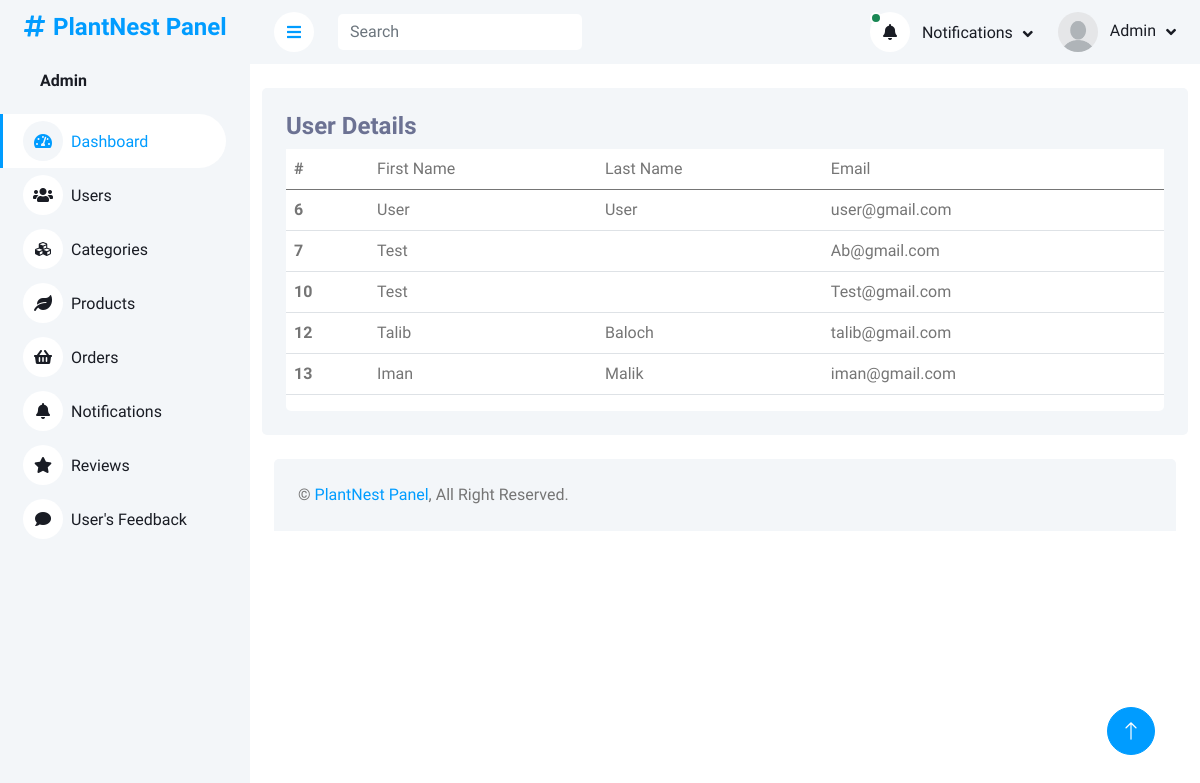
Page /adminPanel/users.php (signed in) on the committed database.
### tables this page shows
CREATE TABLE `users` (
  `userID` int(11) NOT NULL,
  `firstName` varchar(225) DEFAULT NULL,
  `lastName` varchar(225) DEFAULT NULL,
  `userEmail` varchar(225) NOT NULL,
  `userPassword` varchar(225) DEFAULT NULL
);

### adminPanel/users.php (the view, shortened to what this page needs)
<?php
include_once('header_admin.php')
?>
<div class="container pt-4">
    <div class="bg-light rounded p-4">
        <div class="row">
            <div class="col-12">
                <div class="bg-white rounded h-100 ">
                    <div class="d-flex bg-light justify-content-between">
                        <h4>User Details  </h4>
                    </div>
                    <div class="table-responsive bg- ">
                        <table class="table">
                            <thead>
                                <tr>
                                    <th scope="col">#</th>
                                    <td>First Name</td>
                                    <td>Last Name</td>
                                    <td>Email </td>
                                </tr>
                            </thead>
                            <tbody>
                                <?php
                        $query = $pdo->query("SELECT * FROM users");
                        $result = $query->fetchAll(PDO::FETCH_ASSOC);
                        foreach($result as $row){
                        ?>
                                <tr class="tr-row">
                                    <th scope="row">
                                        <?php echo $row['userID'] ?>
                                    </th>
                                    <td>
                                        <?php echo ucfirst($row['firstName']) ?>
                                    </td>
                                    <td>
                                        <?php echo ucfirst($row['lastName'] )?>
                                    </td>
                                    <td>
                                        <?php echo $row['userEmail'] ?>
                                    </td>
                                </tr>
                                <?php
                        };
                                       ?>
                            </tbody>
                        </table>
                    </div>
                </div>
            </div>
        </div>
    </div>
</div>
<?php
include('footer.php')
?>

### adminPanel/header_admin.php (shortened to what this page needs)
<?php
include("php/query.php");
?>
<!DOCTYPE html>
<html lang="en">
<head>
    <link href="https://cdnjs.cloudflare.com/ajax/libs/font-awesome/5.10.0/css/all.min.css" rel="stylesheet">
    <link href="https://cdn.jsdelivr.net/npm/bootstrap-icons@1.4.1/font/bootstrap-icons.css" rel="stylesheet">
    <link href="lib/owlcarousel/assets/owl.carousel.min.css" rel="stylesheet">
    <link href="lib/tempusdominus/css/tempusdominus-bootstrap-4.min.css" rel="stylesheet" />
    <link href="css/bootstrap.min.css" rel="stylesheet">
    <link href="css/style.css" rel="stylesheet">
</head>
<body>
    <div class="container-xxl position-relative bg-white d-flex p-0">
        <div class="sidebar pe-4 pb-3">
            <nav class="navbar bg-light navbar-light">
                <a href="index.php" class="navbar-brand mx-4 mb-3">
                    <div>
                    <h4 class="text-primary"><i class="fa fa-hashtag me-2"></i>PlantNest Panel</h4>
                    </div>
                </a>
                <div class="d-flex align-items-center ms-4 mb-4">
                    <div class="ms-3">
                    <?php
                                 if(isset($_SESSION['Admin'])){
                                    $admin = $_SESSION['Admin'];
                                 foreach($admin as $value){
                                    $U_ID =   $value['adminID'];
                                  $query = $pdo->prepare("SELECT * FROM admins WHERE adminID = :iD ");
                                  $query->bindParam(':iD',  $U_ID);
                                  $query->execute();
                                  $result = $query->fetch(PDO::FETCH_ASSOC);
                        ?>
                         <h6 class="mb-0">
                             <span><?php echo ucfirst($result['adminName'])?></span>
                            </h6>
</span>    <?php
                      };
                    }
                        ?>
                    </div>
                </div>
                <div class="navbar-nav w-100">
                <a href="index.php" class="nav-item nav-link active"><i class="fa fa-tachometer-alt me-2"></i>Dashboard</a>
                    <a href="users.php" class="nav-item nav-link "><i class="fa fa-users me-2"></i>Users</a>
                    <a href="category.php" class="nav-item nav-link"><i class="fa fa-cubes me-2"></i>Categories</a>
                    <a href="products.php" class="nav-item nav-link"><i class="fa fa-leaf me-2"></i>Products</a>
                    <a href="orders.php" class="nav-item nav-link"><i class="fa fa-shopping-basket me-2"></i>Orders</a>
                    <a href="notifications.php" class="nav-item nav-link"><i class="fa fa-bell me-2"></i>Notifications</a>
                    <a href="reviews.php" class="nav-item nav-link"><i class="fa fa-star me-2"></i>Reviews</a>
                    <a href="feedback.php" class="nav-item nav-link"><i class="fa fa-comment me-2"></i>User's Feedback</a>
                </div>
            </nav>
        </div>
        <div class="content">
            <nav class="navbar navbar-expand bg-light navbar-light sticky-top px-4 py-0">
                <a href="#" class="sidebar-toggler flex-shrink-0">
                    <i class="fa fa-bars"></i>
                </a>
                <form class=" d-none d-md-flex ms-4">
                    <input id="taskFilter" name="search-query" class="taskFilter form-control border-0" type="search"
                        placeholder="Search">
                </form>
                <div class="navbar-nav align-items-center ms-auto">
                    <div class="nav-item dropdown">
                        <?php
                            $query = $pdo->query("SELECT * from final_order  INNER JOIN  users on
                            final_order.user_id = users.userID    where orderStatus	 = 'pending'  LIMIT 2");
                        $result = $query->fetchAll(PDO::FETCH_ASSOC);
                        if (empty($result)) {
                            ?>
                            <a href="#" class="nav-link dropdown-toggle " data-bs-toggle="dropdown">
                                <i class="fa fa-bell me-lg-2">
                                </i>
                                <span class="d-none d-lg-inline-flex">Notifications</span>
                            </a>
                            <?php
                        } else {
                            ?>
                            <a href="#" class="nav-link dropdown-toggle " data-bs-toggle="dropdown">
                                <i class="fa fa-bell me-lg-2 position-relative">
                                    <div
                                        class="bg-success rounded-circle border border-2 border-white position-absolute top-0 start-0 p-1">
                                    </div>
                                </i>
                                <span class="d-none d-lg-inline-flex">Notifications</span>
                            </a>
                            <?php
                        } ?>
                    </div>
                    <div class="nav-item dropdown">
                        <a href="#" class="nav-link dropdown-toggle" data-bs-toggle="dropdown">
                        <?php
                                 if(isset($_SESSION['Admin'])){
                                    $admin = $_SESSION['Admin'];
                                 foreach($admin as $value){
                                    $U_ID =   $value['adminID'];
                                  $query = $pdo->prepare("SELECT * FROM admins WHERE adminID = :iD ");
                                  $query->bindParam(':iD',  $U_ID);
                                  $query->execute();
                                  $result = $query->fetch(PDO::FETCH_ASSOC);
                              if($result['adminImage']){
                        ?>
                        <img class="rounded-circle me-lg-2" src="img/<?php echo $result['adminImage'] ?>" alt="" style="width: 40px; height: 40px;">
                            <?php
                              }else if(empty($result['adminImage'])){
                                ?>
                        <img class="rounded-circle me-lg-2" src="img/user.jpg" alt="" style="width: 40px; height: 40px;">
                                <?php
                              }
                            ?>
                                <span class="d-none d-lg-inline-flex">
                                    <?php echo ucfirst($result['adminName']) ?>
                                </span>
                                <?php
                            }
                        }
                            ?>
                        </a>
                    </div>
                </div>
            </nav>

### adminPanel/css/style.css (style rules this page uses)
:root { --primary: #009CFF; --light: #F3F6F9; --dark: #191C24; }
.sidebar { position: fixed; top: 0; left: 0; bottom: 0; width: 250px; height: 100vh; overflow-y: auto; background: var(--light); transition: 0.5s; z-index: 999; }
.content { margin-left: 250px; min-height: 100vh; background: #FFFFFF; transition: 0.5s; }
@media (min-width: 992px) { .sidebar { margin-left: 0; } }
@media (min-width: 992px) { .content { width: calc(100% - 250px); } }
.sidebar .navbar .navbar-nav .nav-link { padding: 7px 20px; color: var(--dark); font-weight: 500; border-left: 3px solid var(--light); border-radius: 0 30px 30px 0; outline: none; }
.sidebar .navbar .navbar-nav .nav-link:hover, .sidebar .navbar .navbar-nav .nav-link.active { color: var(--primary); background: #FFFFFF; border-color: var(--primary); }
.sidebar .navbar .navbar-nav .nav-link i { width: 40px; height: 40px; display: inline-flex; align-items: center; justify-content: center; background: #FFFFFF; border-radius: 40px; }
.sidebar .navbar .navbar-nav .nav-link:hover i, .sidebar .navbar .navbar-nav .nav-link.active i { background: var(--light); }
.content .navbar .navbar-nav .nav-link { margin-left: 25px; padding: 12px 0; color: var(--dark); outline: none; }
.content .navbar .sidebar-toggler, .content .navbar .navbar-nav .nav-link i { width: 40px; height: 40px; display: inline-flex; align-items: center; justify-content: center; background: #FFFFFF; border-radius: 40px; }
.content .navbar .dropdown-toggle::after { margin-left: 6px; vertical-align: middle; border: none; content: "\f107"; font-family: "Font Awesome 5 Free"; font-weight: 900; transition: .5s; }

### adminPanel/header_admin.php (style rules this page uses)
h4 { color: #6C7293; }

### rows in the picture
users: userID "6", firstName "User", lastName "User", userEmail "user@gmail.com"
users: userID "7", firstName "Test", userEmail "Ab@gmail.com"
users: userID "10", firstName "Test", userEmail "Test@gmail.com"
users: userID "12", firstName "Talib", lastName "Baloch", userEmail "talib@gmail.com"
users: userID "13", firstName "Iman", lastName "Malik", userEmail "iman@gmail.com"

### other values in the picture
$result['adminName'] "Admin"
